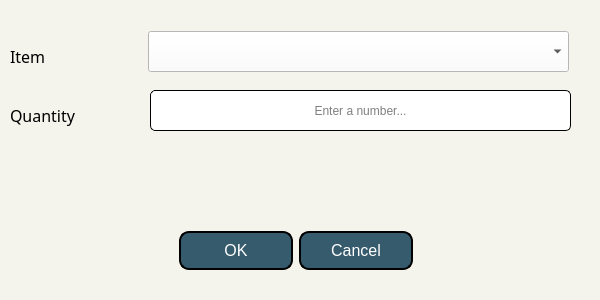
<?xml version="1.0" encoding="UTF-8"?>
<ui version="4.0">
 <class>AddExisting</class>
 <widget class="QDialog" name="AddExisting">
  <property name="geometry">
   <rect>
    <x>0</x>
    <y>0</y>
    <width>600</width>
    <height>300</height>
   </rect>
  </property>
  <property name="windowTitle">
   <string>Add Existing Item</string>
  </property>
  <property name="windowIcon">
   <iconset>
    <normaloff>img/econologo_bkgd 200.png</normaloff>img/econologo_bkgd 200.png</iconset>
  </property>
  <property name="styleSheet">
   <string notr="true">background-color: #f4f4ec;</string>
  </property>
  <widget class="QDialogButtonBox" name="buttonBox">
   <property name="geometry">
    <rect>
     <x>10</x>
     <y>220</y>
     <width>571</width>
     <height>61</height>
    </rect>
   </property>
   <property name="styleSheet">
    <string notr="true">QPushButton{
	background: #365b6d;
	color: white;
	border-style: outset;
	border-width: 2px;
	border-radius:10px;
	border-color: black;
	padding: 5px;
	height: 25px;
	width: 100px;
	font-size: 16px;
}
QPushButton:hover {
    background-color: #53786d;
	border: 2px solid black;
}
QPushButton:pressed {
    border-style: inset;
    background-color: #365b6d;
}</string>
   </property>
   <property name="orientation">
    <enum>Qt::Horizontal</enum>
   </property>
   <property name="standardButtons">
    <set>QDialogButtonBox::Cancel|QDialogButtonBox::Ok</set>
   </property>
   <property name="centerButtons">
    <bool>true</bool>
   </property>
  </widget>
  <widget class="QWidget" name="verticalLayoutWidget">
   <property name="geometry">
    <rect>
     <x>10</x>
     <y>30</y>
     <width>131</width>
     <height>111</height>
    </rect>
   </property>
   <layout class="QVBoxLayout" name="verticalLayout">
    <item>
     <widget class="QLabel" name="label">
      <property name="font">
       <font>
        <family>Century Gothic</family>
        <pointsize>12</pointsize>
       </font>
      </property>
      <property name="text">
       <string>Item</string>
      </property>
      <property name="alignment">
       <set>Qt::AlignLeading|Qt::AlignLeft|Qt::AlignVCenter</set>
      </property>
     </widget>
    </item>
    <item>
     <widget class="QLabel" name="label_2">
      <property name="font">
       <font>
        <family>Century Gothic</family>
        <pointsize>12</pointsize>
       </font>
      </property>
      <property name="text">
       <string>Quantity</string>
      </property>
      <property name="alignment">
       <set>Qt::AlignLeading|Qt::AlignLeft|Qt::AlignVCenter</set>
      </property>
     </widget>
    </item>
   </layout>
  </widget>
  <widget class="QComboBox" name="cbItems">
   <property name="geometry">
    <rect>
     <x>148</x>
     <y>31</y>
     <width>421</width>
     <height>41</height>
    </rect>
   </property>
   <property name="font">
    <font>
     <family>Century Gothic</family>
     <pointsize>12</pointsize>
    </font>
   </property>
   <property name="styleSheet">
    <string notr="true">background: white;</string>
   </property>
  </widget>
  <widget class="QLabel" name="lblUnit">
   <property name="geometry">
    <rect>
     <x>150</x>
     <y>140</y>
     <width>421</width>
     <height>41</height>
    </rect>
   </property>
   <property name="font">
    <font>
     <family>Century Gothic</family>
     <pointsize>12</pointsize>
    </font>
   </property>
   <property name="text">
    <string/>
   </property>
   <property name="alignment">
    <set>Qt::AlignCenter</set>
   </property>
  </widget>
  <widget class="QLineEdit" name="teAmount">
   <property name="geometry">
    <rect>
     <x>150</x>
     <y>90</y>
     <width>421</width>
     <height>41</height>
    </rect>
   </property>
   <property name="styleSheet">
    <string notr="true">background: white;
border: 1px solid black;
border-radius: 5px;</string>
   </property>
   <property name="alignment">
    <set>Qt::AlignCenter</set>
   </property>
   <property name="placeholderText">
    <string>Enter a number...</string>
   </property>
  </widget>
 </widget>
 <resources/>
 <connections>
  <connection>
   <sender>buttonBox</sender>
   <signal>accepted()</signal>
   <receiver>AddExisting</receiver>
   <slot>accept()</slot>
   <hints>
    <hint type="sourcelabel">
     <x>248</x>
     <y>254</y>
    </hint>
    <hint type="destinationlabel">
     <x>157</x>
     <y>274</y>
    </hint>
   </hints>
  </connection>
  <connection>
   <sender>buttonBox</sender>
   <signal>rejected()</signal>
   <receiver>AddExisting</receiver>
   <slot>reject()</slot>
   <hints>
    <hint type="sourcelabel">
     <x>316</x>
     <y>260</y>
    </hint>
    <hint type="destinationlabel">
     <x>286</x>
     <y>274</y>
    </hint>
   </hints>
  </connection>
 </connections>
</ui>
